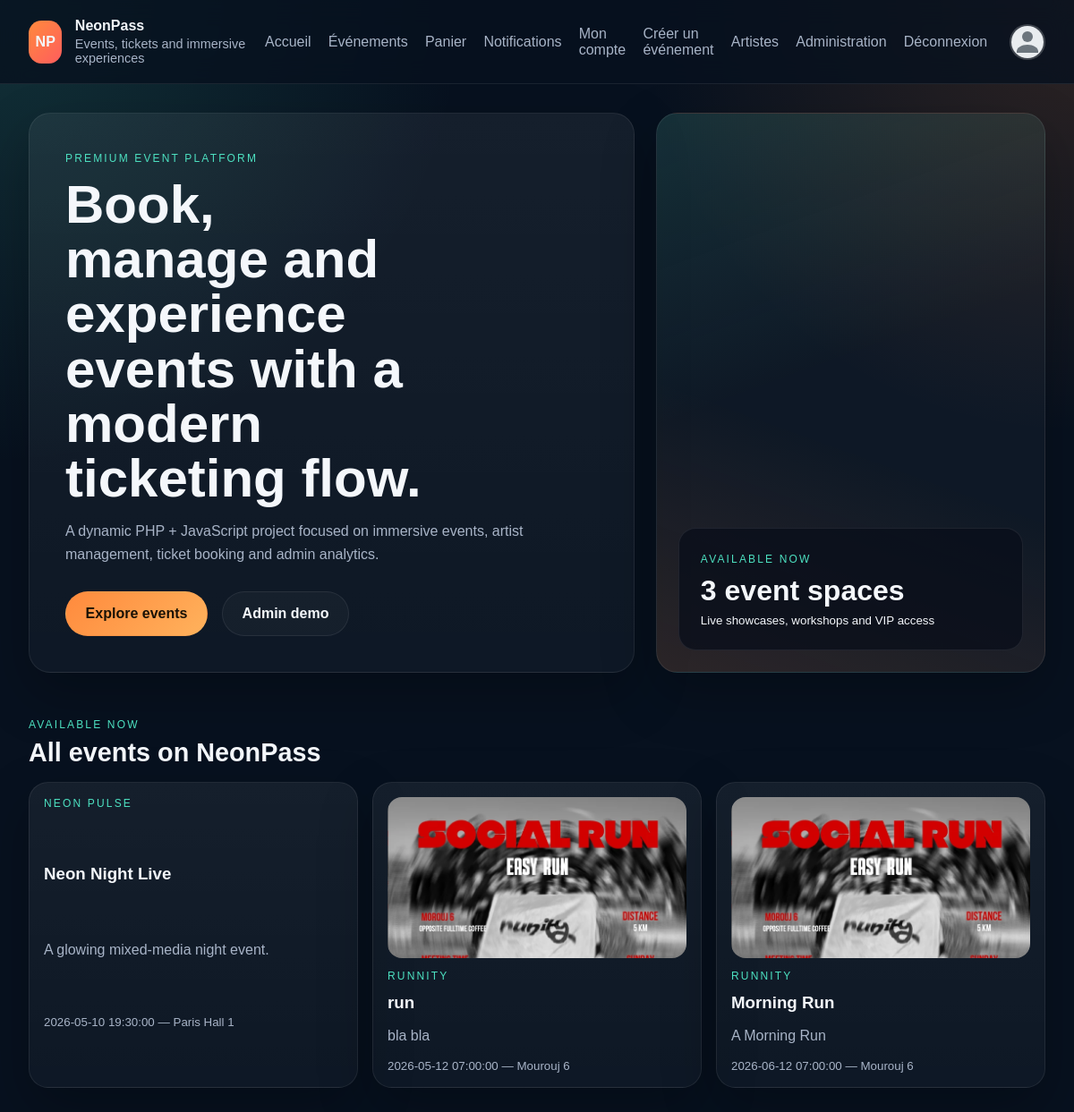
The page / (signed in) on the database its author committed.
### tables this page shows
CREATE TABLE events (
    id INTEGER PRIMARY KEY AUTOINCREMENT,
    artist_id INTEGER DEFAULT NULL,
    user_artist_id INTEGER DEFAULT NULL,
    title TEXT NOT NULL,
    slug TEXT NOT NULL UNIQUE,
    description TEXT NOT NULL,
    event_date TEXT NOT NULL,
    location TEXT NOT NULL,
    image_path TEXT DEFAULT NULL,
    status TEXT NOT NULL DEFAULT 'draft',
    approval_status TEXT NOT NULL DEFAULT 'pending',
    created_at TEXT DEFAULT CURRENT_TIMESTAMP,
    FOREIGN KEY (artist_id) REFERENCES artists(id) ON DELETE CASCADE,
    FOREIGN KEY (user_artist_id) REFERENCES users(id) ON DELETE CASCADE
);

### config/bootstrap.php (called while the page is built, shortened)
<?php
spl_autoload_register(static function (string $class): void {
    $prefix = 'App\\';
    $relativeClass = substr($class, strlen($prefix));
    $candidates = [
        APP_PATH . '/' . str_replace('\\', '/', $relativeClass) . '.php',
        CONFIG_PATH . '/' . str_replace('Config\\', '', $relativeClass) . '.php',
    ];
    foreach ($candidates as $file) {
        if (is_file($file)) {
            return;
        }
    }
});
function view(string $template, array $data = []): void
{
    require VIEW_PATH . '/layouts/main.php';
}
function current_user(): ?array
{
    return $_SESSION['user'] ?? null;
}
function is_admin(): bool
{
    $user = current_user();
    return ($user['role'] ?? 'user') === 'admin';
}
function e(?string $value): string
{
    return htmlspecialchars($value ?? '', ENT_QUOTES, 'UTF-8');
}

### app/core/Controller.php (called while the page is built, shortened)
<?php
abstract class Controller
{
    protected function render(string $template, array $data = []): void
    {
        view($template, $data);
    }
}

### app/controllers/HomeController.php (called while the page is built, shortened)
<?php
final class HomeController extends Controller
{
    public function index(): void
    {
        $events = (new Event())->allPublished();
        $this->render('home/index', [
            'events' => $events,
        ]);
    }
}

### config/Database.php (called while the page is built, shortened)
<?php
final class Database
{
    private static ?PDO $instance = null;
    public static function connection(): PDO
    {
        if (self::$instance instanceof PDO) {
            return self::$instance;
        }
        $driver = strtolower((string) ($_ENV['DB_DRIVER'] ?? 'sqlite'));
        $sqliteFile = dirname(__DIR__) . '/data/phpjs.sqlite';
        $sqliteDir = dirname($sqliteFile);
        $dsn = 'sqlite:' . $sqliteFile;
        try {
            self::$instance = new PDO($dsn, null, null, [
                PDO::ATTR_ERRMODE => PDO::ERRMODE_EXCEPTION,
                PDO::ATTR_DEFAULT_FETCH_MODE => PDO::FETCH_ASSOC,
            ]);
            self::$instance->exec('PRAGMA foreign_keys = ON');
            $row = self::$instance->query('SELECT COUNT(*) AS count FROM users')->fetch();
        } catch (PDOException $exception) {
            throw new RuntimeException('SQLite connection failed: ' . $exception->getMessage(), 0, $exception);
        }
        return self::$instance;
    }
}

### app/models/BaseModel.php (called while the page is built, shortened)
<?php
abstract class BaseModel
{
    protected PDO $db;
    public function __construct()
    {
        $this->db = Database::connection();
    }
    protected function fetchAll(string $sql, array $params = []): array
    {
        $statement = $this->db->prepare($sql);
        $statement->execute($params);
        return $statement->fetchAll();
    }
}

### app/models/Event.php (called while the page is built, shortened)
<?php
final class Event extends BaseModel
{
    public function allPublished(): array
    {
        return $this->fetchAll(
            'SELECT events.*, COALESCE(artists.name, users.full_name, "Artist") AS artist_name
             FROM events
             LEFT JOIN artists ON artists.id = events.artist_id
             LEFT JOIN users ON users.id = events.user_artist_id
             WHERE events.status = :status AND events.approval_status = :approval
             ORDER BY events.event_date ASC',
            [':status' => 'published', ':approval' => 'approved']
        );
    }
}

### app/views/home/index.php (the view)
<section class="hero">
    <div class="hero-copy">
        <span class="eyebrow">Premium event platform</span>
        <h1>Book, manage and experience events with a modern ticketing flow.</h1>
        <p>
            A dynamic PHP + JavaScript project focused on immersive events, artist management,
            ticket booking and admin analytics.
        </p>
        <div class="hero-actions">
            <a class="button button-primary" href="/events">Explore events</a>
            <?php if (is_admin()): ?>
                <a class="button button-secondary" href="#">Admin demo</a>
            <?php endif; ?>
        </div>
    </div>
    <div class="hero-panel">
        <div class="stats-card">
            <span>Available now</span>
            <strong>3 event spaces</strong>
            <small>Live showcases, workshops and VIP access</small>
        </div>
    </div>
</section>
<section class="featured" id="featured">
    <div class="section-heading">
        <span>Available now</span>
        <h2>All events on NeonPass</h2>
    </div>
    <div class="cards">
        <?php if (empty($events)): ?>
            <div class="auth-card"><p>No events available yet.</p></div>
        <?php else: ?>
            <?php foreach ($events as $event): ?>
                <a class="card event-card-link" href="/events/<?= (int)$event['id'] ?>">
                    <?php if (!empty($event['image_path'])): ?>
                        <img src="<?= e($event['image_path']) ?>" alt="<?= e($event['title']) ?>" class="event-card-image">
                    <?php endif; ?>
                    <span class="eyebrow"><?= e($event['artist_name'] ?? 'Event') ?></span>
                    <h3><?= e($event['title']) ?></h3>
                    <p><?= e($event['description']) ?></p>
                    <small><?= e($event['event_date']) ?> — <?= e($event['location']) ?></small>
                </a>
            <?php endforeach; ?>
        <?php endif; ?>
    </div>
</section>

### public/css/style.css (style rules this page uses)
:root { --bg: #07111f; --panel: #101c31; --panel-2: #15253f; --text: #f4f7fb; --muted: #a8b4c7; --accent: #ff8a3d; --accent-2: #4de1c1; --border: rgba(255, 255, 255, 0.08); }
* { box-sizing: border-box; }
body { margin: 0; font-family: Arial, Helvetica, sans-serif; background: radial-gradient(circle at top left, rgba(77, 225, 193, 0.16), transparent 30%), radial-gradient(circle at top right, rgba(255, 138, 61, 0.16), transparent 28%), var(--bg); color: var(--text); }
a { color: inherit; text-decoration: none; }
.hero { display: grid; grid-template-columns: 1.4fr 0.9fr; gap: 1.5rem; align-items: stretch; }
.hero-copy, .hero-panel, .card { background: linear-gradient(180deg, rgba(255, 255, 255, 0.06), rgba(255, 255, 255, 0.03)); border: 1px solid var(--border); border-radius: 1.5rem; box-shadow: 0 24px 60px rgba(0, 0, 0, 0.25); }
.hero-copy { padding: 2.5rem; }
.eyebrow, .section-heading span, .stats-card span { text-transform: uppercase; letter-spacing: 0.18em; color: var(--accent-2); font-size: 0.75rem; }
.hero h1 { font-size: clamp(2.5rem, 5vw, 4.5rem); line-height: 1.02; margin: 0.8rem 0 1rem; max-width: 12ch; }
.hero p, .card p { color: var(--muted); line-height: 1.6; }
.hero-actions { display: flex; gap: 1rem; margin-top: 1.8rem; flex-wrap: wrap; }
.button { display: inline-flex; align-items: center; justify-content: center; padding: 0.95rem 1.35rem; border-radius: 999px; border: 1px solid transparent; font-weight: 700; }
.button-primary { background: linear-gradient(135deg, var(--accent), #ffb25c); color: #1a1206; }
.button-secondary { border-color: var(--border); background: rgba(255, 255, 255, 0.03); }
.hero-panel { padding: 1.5rem; display: grid; place-items: end; min-height: 100%; background: linear-gradient(160deg, rgba(77, 225, 193, 0.12), transparent 45%), linear-gradient(20deg, rgba(255, 138, 61, 0.12), transparent 42%), rgba(255, 255, 255, 0.03); }
.stats-card { width: 100%; padding: 1.5rem; border-radius: 1.2rem; background: rgba(8, 14, 26, 0.75); border: 1px solid var(--border); }
.stats-card strong { display: block; font-size: 2rem; margin: 0.55rem 0 0.35rem; }
.section-heading { margin: 3rem 0 1rem; }
.section-heading h2 { margin: 0.4rem 0 0; font-size: 1.8rem; }
.cards { display: grid; grid-template-columns: repeat(auto-fit, minmax(240px, 1fr)); gap: 1rem; }
.card { padding: 1.5rem; }
.card, .auth-card, .cart-item, .hero-copy, .hero-panel { transition: transform 180ms ease, border-color 180ms ease, box-shadow 180ms ease, background 180ms ease; }
.event-card-link { display: grid; gap: 0.8rem; text-decoration: none; padding: 1rem; border-radius: 1.35rem; }
.event-card-link h3, .event-card-link p, .event-card-link small { margin: 0; }
.event-card-link small { color: var(--muted); }
.event-card-image { width: 100%; height: 180px; object-fit: cover; border-radius: 1rem; }

### rows shown on the page
events: artist_name "NEON PULSE", title "Neon Night Live", description "A glowing mixed-media night event.", event_date "2026-05-10 19:30:00", location "Paris Hall 1"
events: image_path (picture), artist_name "RUNNITY", title "run", description "bla bla", event_date "2026-05-12 07:00:00", location "Mourouj 6"
events: image_path (picture), artist_name "RUNNITY", title "Morning Run", description "A Morning Run", event_date "2026-06-12 07:00:00", location "Mourouj 6"
